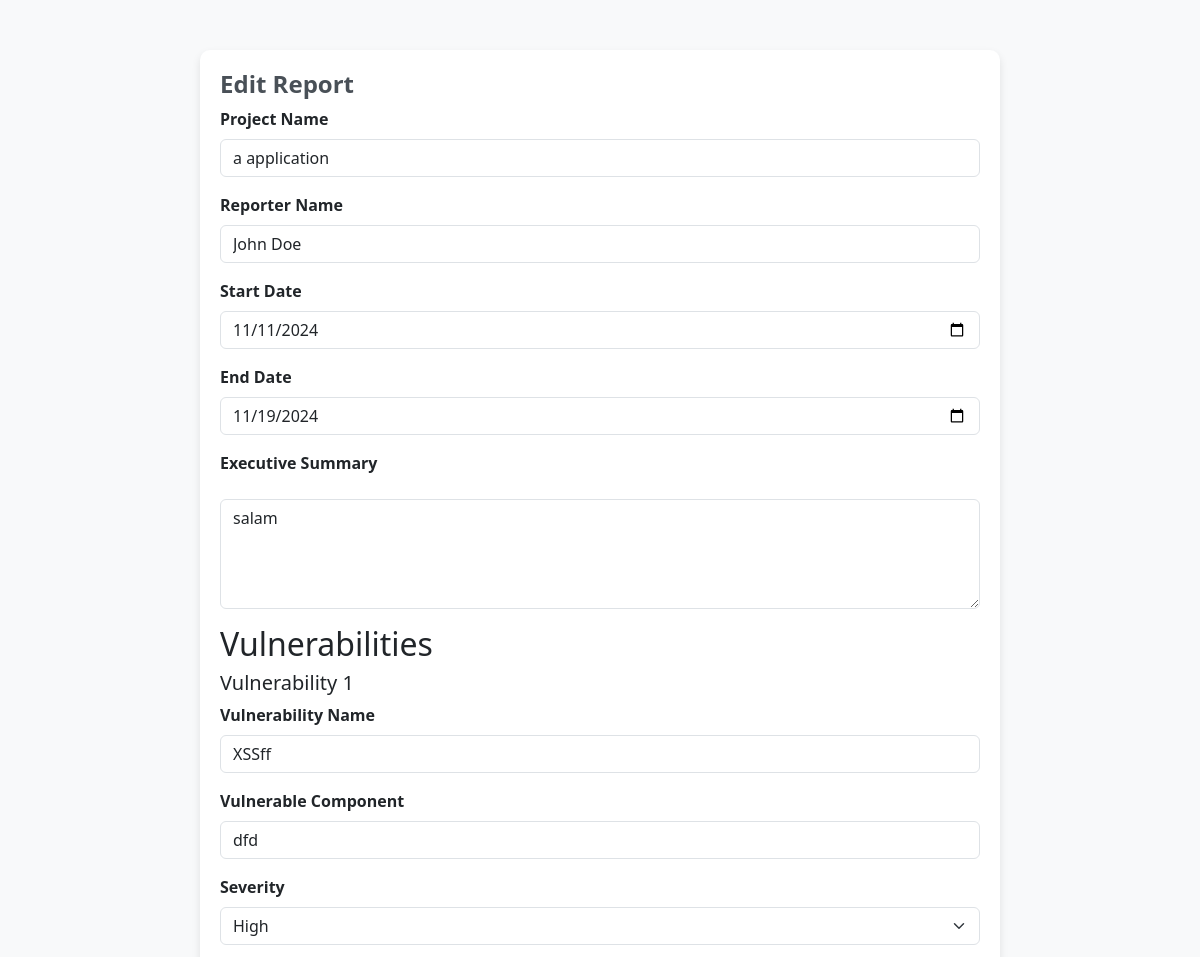
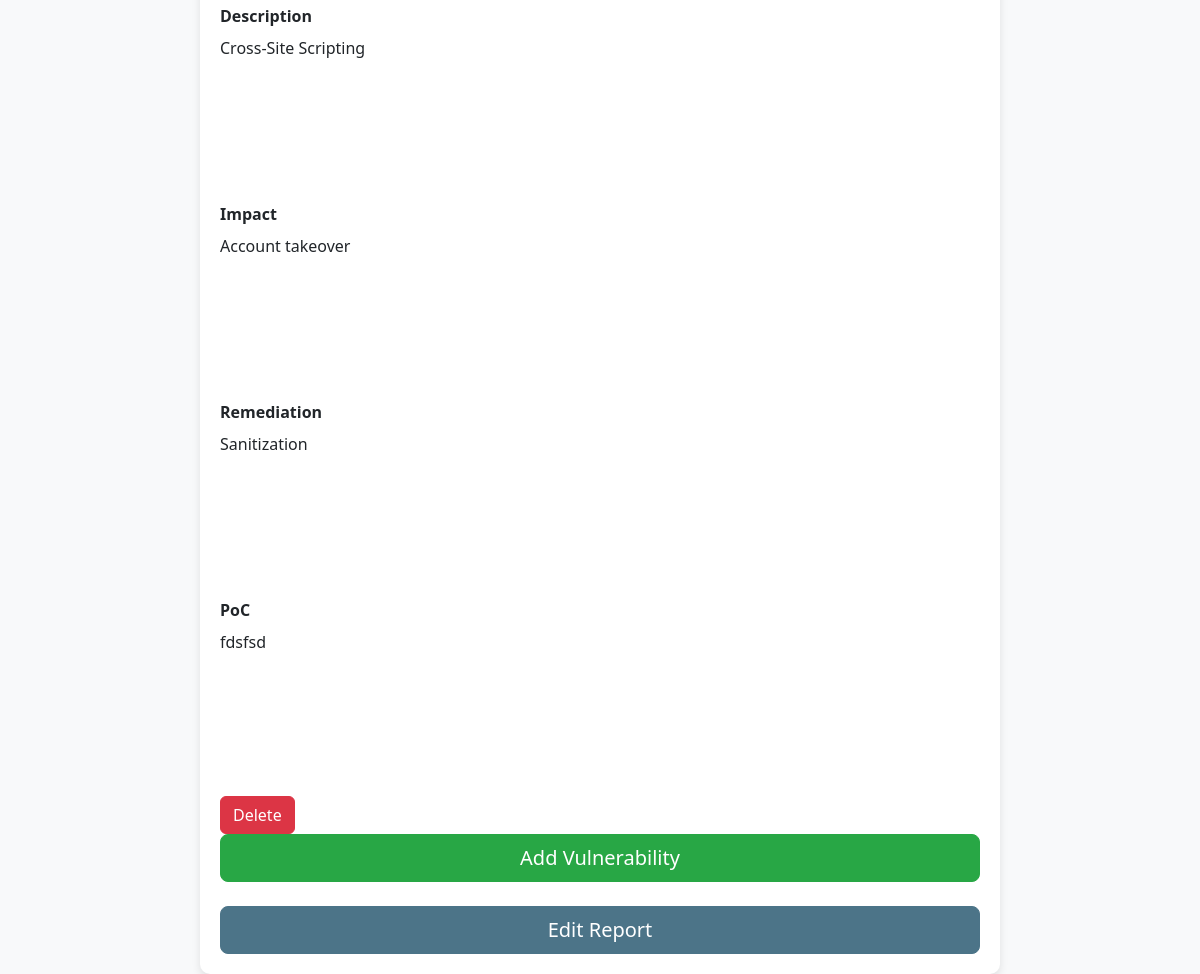
/edit?project_id=1, run on the app's committed database (2 pictures, top to bottom).
### app.py (models this page shows)
class Project(db.Model):
    __tablename__ = 'projects'
    project_id = db.Column(db.Integer, primary_key=True)
    project_name = db.Column(db.String(100), nullable=False)
    reporter_name = db.Column(db.String(100), nullable=False)
    start_date = db.Column(db.String(50), nullable=False)
    end_date = db.Column(db.String(50), nullable=True)
    executive_summary = db.Column(db.Text, nullable=True)
    vuln_count = db.Column(db.Integer, nullable=True)
    vulnerabilities = db.relationship('Vulnerability', secondary=project_vulnerabilities, backref=db.backref('projects', lazy=True))

class Vulnerability(db.Model):
    __tablename__ = 'vulnerabilities'
    vulnerability_id = db.Column(db.Integer, primary_key=True)
    project_id = db.Column(db.Integer, nullable=False)
    vulnerability_name = db.Column(db.String(150), nullable=False)
    severity = db.Column(db.String(50), nullable=False)
    vulnerable_component = db.Column(db.String(100), nullable=False)
    description = db.Column(db.Text, nullable=False)
    impact = db.Column(db.Text, nullable=True)
    remediation = db.Column(db.Text, nullable=True)
    poc = db.Column(db.Text, nullable=True)

### server.py (the view)
@app.route("/edit", methods=["GET"])
def get_edit():
    project_id = int(request.args.get("project_id"))
    project = Project.query.get_or_404(project_id)
    vulnerabilities = Vulnerability.query.filter(Vulnerability.project_id == project_id).all()
    return render_template("edit.html", project=project, vulnerabilities=vulnerabilities)

### templates/edit.html (shortened to what this page needs)
<!DOCTYPE html>
<html lang="en">
<head>
  <link href="https://cdn.jsdelivr.net/npm/bootstrap@5.3.0-alpha3/dist/css/bootstrap.min.css" rel="stylesheet">
  <link rel="stylesheet" href="https://cdn.quilljs.com/1.3.6/quill.snow.css">
  <link rel="stylesheet" href="https://cdnjs.cloudflare.com/ajax/libs/cropperjs/1.5.13/cropper.min.css">
</head>
<body>
<div class="container">
  <h1>Edit Report</h1>
  <form method="POST" action="/edit">
    <div class="mb-3">
      <label for="project_name" class="form-label">Project Name</label>
      <input type="text" class="form-control" id="project_name" name="project_name" required value="{{ project.project_name }}">
    </div>
    <div class="mb-3">
      <label for="reporter_name" class="form-label">Reporter Name</label>
      <input type="text" class="form-control" id="reporter_name" name="reporter_name" required value="{{ project.reporter_name }}">
    </div>
    <div class="mb-3">
      <label for="start_date" class="form-label">Start Date</label>
      <input type="date" class="form-control" id="start_date" name="start_date" required value="{{ project.start_date }}">
    </div>
    <div class="mb-3">
      <label for="end_date" class="form-label">End Date</label>
      <input type="date" class="form-control" id="end_date" name="end_date" required value="{{ project.end_date }}">
    </div>
    <div class="mb-3">
      <label for="executive_summary" class="form-label">Executive Summary</label>
      <textarea class="form-control" id="executive_summary" name="executive_summary" rows="4" required>{{ project.executive_summary }}</textarea>
    </div>
    <div id="vuln-forms">
      <h2>Vulnerabilities</h2>
      {% for vulnerability in vulnerabilities %}
      <div class="vuln-form" id="vuln-form-{{ loop.index }}">
        <h5>Vulnerability {{ loop.index }}</h5>
        <div class="mb-3">
          <label for="vulnerability_name-{{ loop.index }}" class="form-label">Vulnerability Name</label>
          <input type="text" class="form-control" id="vulnerability_name-{{ loop.index }}" name="vulnerability_name-{{ loop.index }}" required value="{{ vulnerability.vulnerability_name }}">
        </div>
        <div class="mb-3">
          <label for="vulnerable_component-{{ loop.index }}" class="form-label">Vulnerable Component</label>
          <input type="text" class="form-control" id="vulnerable_component-{{ loop.index }}" name="vulnerable_component-{{ loop.index }}" required value="{{ vulnerability.vulnerable_component }}">
        </div>
        <div class="mb-3">
          <label for="severity-{{ loop.index }}" class="form-label">Severity</label>
          <select class="form-select" id="severity-{{ loop.index }}" name="severity-{{ loop.index }}" required>
            <option value="High" {% if vulnerability.severity == 'High' %}selected{% endif %}>High</option>
          </select>
        </div>
        <div class="mb-3">
          <label for="description-{{ loop.index }}" class="form-label">Description</label>
          <div id="description-editor-{{ loop.index }}" class="quill-editor">{{ vulnerability.description | safe }}</div>
        </div>
        <div class="mb-3">
          <label for="impact-{{ loop.index }}" class="form-label">Impact</label>
          <div id="impact-editor-{{ loop.index }}" class="quill-editor">{{ vulnerability.impact | safe }}</div>
        </div>
        <div class="mb-3">
          <label for="remediation-{{ loop.index }}" class="form-label">Remediation</label>
          <div id="remediation-editor-{{ loop.index }}" class="quill-editor">{{ vulnerability.remediation | safe }}</div>
        </div>
        <div class="mb-3">
          <label for="poc-{{ loop.index }}" class="form-label">PoC</label>
          <div id="poc-editor-{{ loop.index }}" class="quill-editor">{{ vulnerability.poc | safe }}</div>
        </div>
        <button type="button" class="btn btn-remove-vuln" onclick="removeVuln({{ loop.index }})">Delete</button>
      </div>
      {% endfor %}
    </div>
    <div class="d-grid gap-2">
      <button type="button" class="btn btn-add-vuln btn-lg" id="add-vuln-btn">Add Vulnerability</button>
    </div>
    <div class="d-grid gap-2 mt-4">
      <button type="submit" class="btn btn-submit btn-lg">Edit Report</button>
    </div>
  </form>
</div>
</body>
</html>

### templates/edit.html (style rules this page uses)
body { background-color: #f8f9fa; padding-top: 50px; }
.container { max-width: 800px; background-color: #fff; padding: 20px; border-radius: 10px; box-shadow: 0 4px 8px rgba(0, 0, 0, 0.1); }
h1 { font-size: 24px; font-weight: bold; color: #495057; }
.form-label { font-weight: bold; }
.form-control, .form-select { margin-bottom: 15px; }
.btn-submit { background-color: #4c7488; border-color: #4c7488; color: #fff; }
.btn-add-vuln { background-color: #28a745; border-color: #28a745; color: #fff; }
.btn-remove-vuln { background-color: #dc3545; border-color: #dc3545; color: #fff; }
.quill-editor { height: 150px; margin-bottom: 15px; }

### data on the page
Project: project_name "a application", reporter_name "John Doe", start_date "11/11/2024", end_date "11/19/2024", executive_summary "salam"
Vulnerability: vulnerability_name "XSSff", vulnerable_component "dfd", severity "High", description "Cross-Site Scripting", impact "Account takeover", remediation "Sanitization", poc "fdsfsd"
